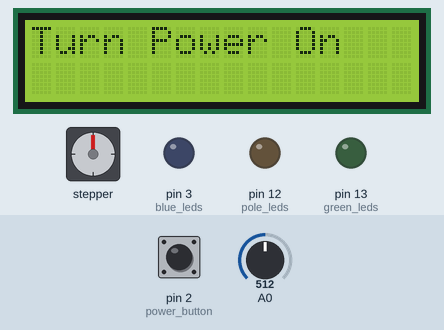
This sketch was run on a simulated Arduino Uno, built with avr-gcc and run on an emulated ATmega328P. On the bench: 16×2 character LCD, stepper motor, output pins drawn as LEDs (lit = HIGH). The inputs (shaded band) are chosen by the test bench; at power-on: pin 2 (power_button) LOW, A0 = 512. Stepper angles assume 200 steps per turn; pins used as bus, display or sensor lines are not drawn; what the sketch prints to the serial monitor is not drawn.

Above: at 1.2 s.
1.3 s: pin 2 (power_button) pulled HIGH for 0.15 s
At 1.45 s:
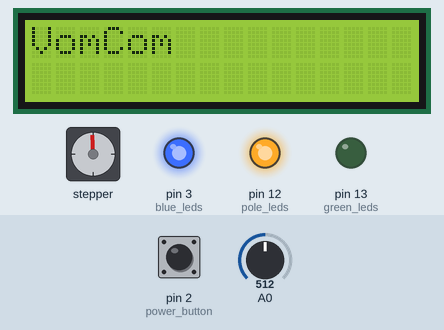
At 4.75 s:
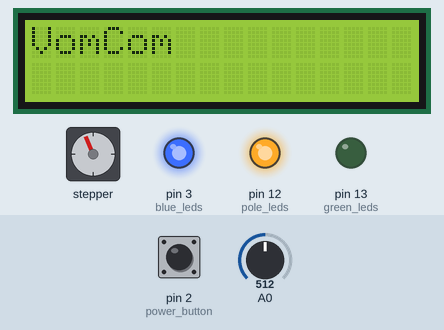
Timing chart, 0 to 62.8 s (numbered marks = the images above; inputs shaded):
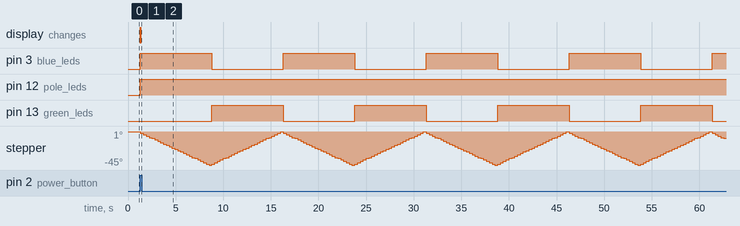

The sketch:

carousel.ino
```cpp
#include <Arduino.h>
#include <Wire.h>
#include <Adafruit_MotorShield.h>
#include <LiquidCrystal.h>

// Power button instantiations
int power_out = 11;
int power_button = 2;
volatile int power = LOW; // for power button interrupt
int power_led = LOW;

// LED instantiations
int pole_leds = 12;
int blue_leds = 3;
int green_leds = 13;
int top_leds_state = LOW;
unsigned long current_ms, previous_ms = 0, interval = 100; // Last time millis is instantiated

// Stepper motor instantiations
Adafruit_MotorShield AFMS = Adafruit_MotorShield();
Adafruit_StepperMotor*motor = AFMS.getStepper(200,2);
int dir_change = LOW; // setting direction change variable

// LCD screen instantiations
LiquidCrystal lcd(8, 9, 4, 5, 6, 7);
int x; //variable to store voltage value when a key is pressed
String output = "";
int mode, mode_on = LOW; // the carousel mode; defines how it is moving

void setup() {
  Serial.begin(9600);

  // LCD screen setup
  lcd.begin(16, 2); // set up the LCD's number of columns (16) and rows (2):

  // Power button set up (and interrupt)
  pinMode(power_button, INPUT);
  pinMode(power_out, OUTPUT);
  attachInterrupt(digitalPinToInterrupt(power_button), power_check_ISR, RISING);

  // LED setup
  pinMode(pole_leds, OUTPUT);
  pinMode(blue_leds, OUTPUT);
  pinMode(green_leds, OUTPUT);

  // Motor setup
  AFMS.begin(); //creating w default freq 1.6kHz
  TWBR = ((F_CPU /400000l) - 16) / 2;
  motor->setSpeed(1);
}

void loop() {
  Serial.println(power);
  // check if system power is on for functioning
  if (power) {
    // Detect and display if button is pressed
    x = analogRead(0);
    output = "Carousel Ready  ";

    current_ms = millis();
    if (current_ms - previous_ms >= interval) {
      previous_ms = current_ms;
      digitalWrite(power_out, power_led);
      power_led = !power_led;
    }

    if (x < 100) {
      // 'right' button
      output = "Childs Play     ";
      mode = 1;
      mode_on = HIGH;
    }
    else if (x < 200) {
      // 'up' button
      output = "Just Chillin'  ";
      mode = 2;
      mode_on = HIGH;
    }
    else if (x < 400) {
      // 'down' button
      output = "Rager           ";
      mode = 3;
      mode_on = HIGH;
    }
    else if (x < 600) {
      // 'left' button
      output = "VomCom          ";
      mode = 4;
      mode_on = HIGH;
    }

    // writing information to lcd screen
    lcd.setCursor(0, 0);
    lcd.print(output + "  ");
    lcd.setCursor(0, 1);

    digitalWrite(pole_leds, mode_on);

    // alter stepper functioning based on what mode is pressed
    if (mode == 1) {
      motor->setSpeed(0.5);
      digitalWrite(blue_leds, HIGH);
      digitalWrite(green_leds, HIGH);

      if (dir_change) {
        motor->step(300, FORWARD, SINGLE);
      }
      else {
        motor->step(300, BACKWARD, SINGLE);
      }
      dir_change = !dir_change;
    }
    else if (mode == 2) {
      motor->setSpeed(0.75);
      digitalWrite(blue_leds, top_leds_state);
      digitalWrite(green_leds, !top_leds_state);

      motor->step(100, BACKWARD, SINGLE);
      digitalWrite(blue_leds, !top_leds_state);
      digitalWrite(green_leds, top_leds_state);

      motor->step(100, FORWARD, SINGLE);
      digitalWrite(blue_leds, top_leds_state);
      digitalWrite(green_leds, !top_leds_state);

      motor->step(100, BACKWARD, SINGLE);
      digitalWrite(blue_leds, !top_leds_state);
      digitalWrite(green_leds, top_leds_state);
    }
    else if (mode == 3) {
      digitalWrite(blue_leds, !top_leds_state);
      digitalWrite(green_leds, top_leds_state);

      motor->step(50, BACKWARD, SINGLE);
      digitalWrite(blue_leds, top_leds_state);
      digitalWrite(green_leds, !top_leds_state);

      motor->step(50, FORWARD, SINGLE);
      digitalWrite(blue_leds, !top_leds_state);
      digitalWrite(green_leds, top_leds_state);

      motor->step(50, BACKWARD, SINGLE);
      digitalWrite(blue_leds, top_leds_state);
      digitalWrite(green_leds, !top_leds_state);

      motor->step(50, FORWARD, SINGLE);
      digitalWrite(blue_leds, !top_leds_state);
      digitalWrite(green_leds, top_leds_state);

      motor->step(50, BACKWARD, SINGLE);
      digitalWrite(blue_leds, top_leds_state);
      digitalWrite(green_leds, !top_leds_state);
    }
    else if (mode == 4) {
      digitalWrite(blue_leds, !top_leds_state);
      digitalWrite(green_leds, top_leds_state);

      motor->step(25, BACKWARD, SINGLE);
      digitalWrite(blue_leds, top_leds_state);
      digitalWrite(green_leds, !top_leds_state);

      motor->step(25, FORWARD, SINGLE);
      digitalWrite(blue_leds, !top_leds_state);
      digitalWrite(green_leds, top_leds_state);

      motor->step(25, BACKWARD, SINGLE);
      digitalWrite(blue_leds, top_leds_state);
      digitalWrite(green_leds, !top_leds_state);

      motor->step(25, FORWARD, SINGLE);
      digitalWrite(blue_leds, !top_leds_state);
      digitalWrite(green_leds, top_leds_state);

      motor->step(25, BACKWARD, SINGLE);
      digitalWrite(blue_leds, top_leds_state);
      digitalWrite(green_leds, !top_leds_state);

      motor->step(25, FORWARD, SINGLE);
      digitalWrite(blue_leds, !top_leds_state);
      digitalWrite(green_leds, top_leds_state);

      motor->step(25, BACKWARD, SINGLE);
      digitalWrite(blue_leds, top_leds_state);
      digitalWrite(green_leds, !top_leds_state);

      motor->step(25, FORWARD, SINGLE);
      digitalWrite(blue_leds, !top_leds_state);
      digitalWrite(green_leds, top_leds_state);
    }

    // changing the mode back to 0 to stop from running the case
    mode = 0;
    mode_on = LOW;
    digitalWrite(green_leds, LOW);
    digitalWrite(blue_leds, LOW);
  }

  else {
    lcd.setCursor(0,0);
    lcd.print("Turn Power On   ");
  }
}

void power_check_ISR() {
  power = !power;
}
```

Measured:
- after the input at 1.3 s, pin 3 (blue_leds): alternates HIGH for 7.5 s and LOW for 7.5 s, starting at once; pin 12 (pole_leds): LOW → HIGH at once
